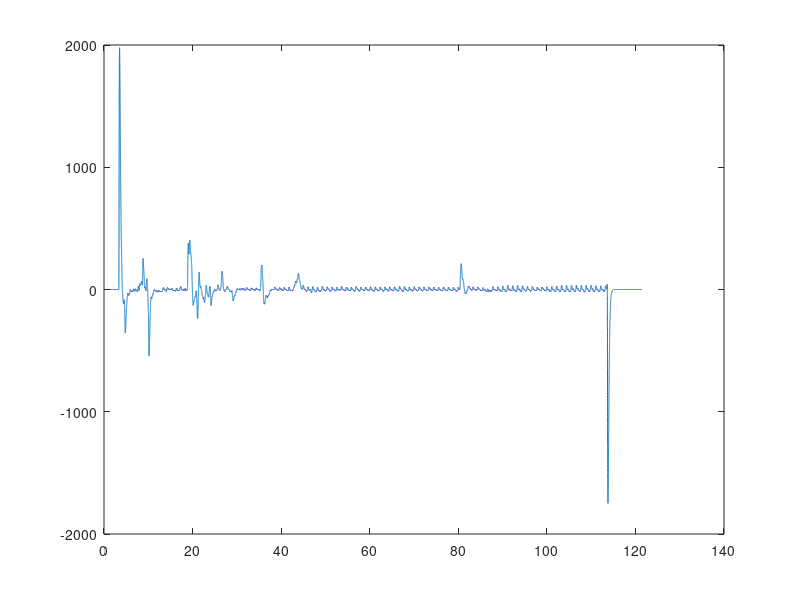
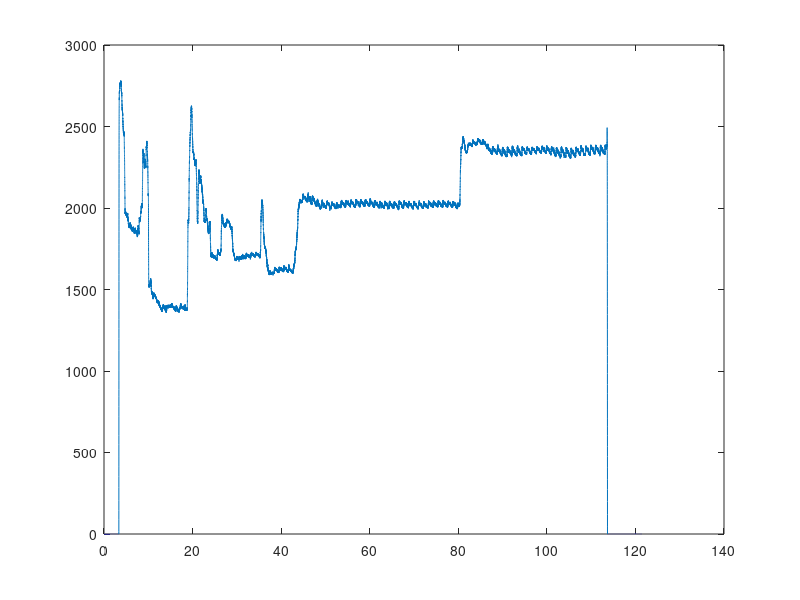
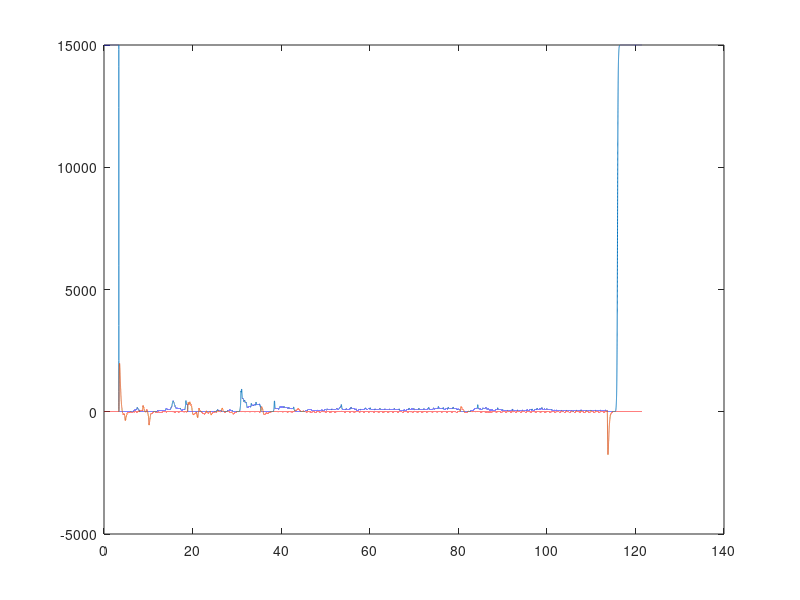

MATLAB code for these plots, in order: (Note: this script raises an error after producing the figures.)
clc, close all, clear all

%d = importdata("putty_log.txt");
%system("python test_filter.py > outfrompy.txt")
%d_from_py = importdata("outfrompy.txt");
d = importdata("raw_data.txt");
good_samples_start = 69000;
good_samples_stop = 71000;
data = d(good_samples_start:good_samples_stop);
data = d;
fs = 1000;
t = linspace(0, length(data)/fs, length(data));

[b,a] = butter(1, [0.5, 3] / (fs / 2));
[~,state] = filter(b,a,ones(1,1000) * data(1));
filtered_data = filter(b,a,data, state);

plot(t,filtered_data)
figure
plot(t, data)
figure

bucket_size = 1000;
runningavgb = ones(1, bucket_size)/bucket_size;
[~, ravg_state] = filter(runningavgb,1,ones(1,bucket_size)*filtered_data(1)*filtered_data(2));
running_avg = filter(runningavgb,1,filtered_data(1:end-5).*filtered_data(6:end), ravg_state);
%Omega = atan(((bucket_size-1))./sum(d(1:end-1,:).*d(2:end,:)));
%omega = Omega*fs;
%f = omega/2/pi;
%bpm = 60*f;
plot(t(1:end-5), atan(1./running_avg)*fs/2/pi*60, t, filtered_data)
%% find peaks
close all, clc

figure 
[~,ip] = findpeaks(filtered_data, "MinPeakProminence",10);
hold on 
plot(t, filtered_data)
scatter(t(ip(2:end)), fs./diff(ip)*60)

% diy approach
highest_peak = filtered_data(1);
highest_peak_i = 1;
lowest_valley_after = 0;
lowest_valley_before = inf;

has_peak = false;
vals = [filtered_data(3) filtered_data(2) filtered_data(1)];
peaks = [];
min_val = filtered_data(1);
max_val = filtered_data(1);
pp_change = 0.5^(1/1000);
tmp = zeros(3, length(filtered_data));

for i = 4:length(filtered_data)
    vals = [filtered_data(i) vals(1:2)];
    min_val = min(min_val*pp_change, vals(1));
    max_val = max(max_val*pp_change, vals(1));
    peak_to_peak = max_val - min_val;
    min_prom = peak_to_peak * 0.5;
    tmp(:,i) = [min_val max_val min_prom];

    if vals(1) < lowest_valley_after
        lowest_valley_after = vals(1);
    end
    if ~has_peak && vals(1) < lowest_valley_before
        lowest_valley_before = vals(1);
    end
    if vals(2) > vals(1) && vals(2) > vals(3)
        if highest_peak < vals(2) && lowest_valley_before + min_prom < vals(2) 
            highest_peak = vals(2);
            highest_peak_i = i-1;
            has_peak = true;
            lowest_valley_before = min(lowest_valley_before, lowest_valley_after);
        end
        lowest_valley_after = inf;
    elseif has_peak
        if lowest_valley_before + min_prom < highest_peak
            if lowest_valley_after + min_prom < highest_peak
                peaks(end+1) = highest_peak_i;
                highest_peak = -inf;
                lowest_valley_before = inf;
                has_peak = false;
            end
        end
    end
end

figure
scatter(t(peaks(2:end)), fs./diff(peaks)*60)
hold on 
plot(t,filtered_data)
%scatter(peaks, filtered_data(peaks))
plot(t, tmp')

%%
% lets try a lsqfit nope
f = @(a, x) a(1).*sin(a(2).*x + a(3));

amp = (max(filtered_data) - min(filtered_data))/2;
a0 = [amp 2*pi 0];
fit = lsqcurvefit(f, a0, t', filtered_data);
figure
plot(t, filtered_data, t, f(fit, t))

%%
% lets try pll nope
figure
[lb, la] = butter(2, .05/(fs/2));
nco_f = 1;
[~, lf_state] = filter(lb, la, 0);
ncofs = [];
es = [];
ctrls = [];
ncos = [];
for i = 1:length(t)
    nco = sin(2*pi*t(i)*nco_f);
    e = atan(filtered_data(i) / nco);
    [ctrl, lf_state] = filter(lb, la, e, lf_state);
    nco_f = nco_f + ctrl/1000;
    ncos(end+1) = nco;
    es(end+1) = e;
    ncofs(end+1) = nco_f; 
    ctrls(end+1) = ctrl;
end
plot(t, ncofs, t,es)

%% fft
figure
freq = abs(fft(filtered_data));
freqHz = (0:1:length(freq)/2-1)*fs/length(filtered_data);
plot(freqHz*60, freq(1:end/2))

